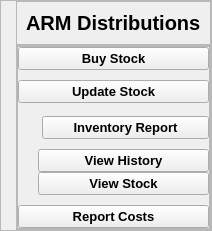
     <widget class="QWidget" name="LeftMenu" native="true">
      <layout class="QVBoxLayout" name="verticalLayout_10">
       <property name="spacing">
        <number>0</number>
       </property>
       <property name="leftMargin">
        <number>0</number>
       </property>
       <property name="topMargin">
        <number>0</number>
       </property>
       <property name="rightMargin">
        <number>0</number>
       </property>
       <property name="bottomMargin">
        <number>0</number>
       </property>
       <item>
        <widget class="QFrame" name="frame_8">
         <property name="frameShape">
          <enum>QFrame::StyledPanel</enum>
         </property>
         <property name="frameShadow">
          <enum>QFrame::Raised</enum>
         </property>
         <layout class="QVBoxLayout" name="verticalLayout_11">
          <property name="spacing">
           <number>0</number>
          </property>
          <property name="leftMargin">
           <number>15</number>
          </property>
          <property name="topMargin">
           <number>0</number>
          </property>
          <property name="rightMargin">
           <number>0</number>
          </property>
          <property name="bottomMargin">
           <number>0</number>
          </property>
          <item alignment="Qt::AlignTop">
           <widget class="QFrame" name="frame_9">
            <property name="font">
             <font>
              <pointsize>15</pointsize>
              <weight>75</weight>
              <bold>true</bold>
             </font>
            </property>
            <property name="frameShape">
             <enum>QFrame::StyledPanel</enum>
            </property>
            <property name="frameShadow">
             <enum>QFrame::Raised</enum>
            </property>
            <layout class="QHBoxLayout" name="horizontalLayout_10">
             <item>
              <widget class="QLabel" name="label_7">
               <property name="font">
                <font>
                 <pointsize>15</pointsize>
                 <weight>75</weight>
                 <bold>true</bold>
                </font>
               </property>
               <property name="text">
                <string>ARM Distributions</string>
               </property>
              </widget>
             </item>
            </layout>
           </widget>
          </item>
          <item>
           <widget class="QFrame" name="frame_10">
            <property name="sizePolicy">
             <sizepolicy hsizetype="Preferred" vsizetype="Expanding">
              <horstretch>0</horstretch>
              <verstretch>0</verstretch>
             </sizepolicy>
            </property>
            <property name="frameShape">
             <enum>QFrame::StyledPanel</enum>
            </property>
            <property name="frameShadow">
             <enum>QFrame::Raised</enum>
            </property>
            <layout class="QVBoxLayout" name="verticalLayout_13">
             <property name="spacing">
              <number>0</number>
             </property>
             <property name="leftMargin">
              <number>0</number>
             </property>
             <property name="topMargin">
              <number>0</number>
             </property>
             <property name="rightMargin">
              <number>0</number>
             </property>
             <property name="bottomMargin">
              <number>0</number>
             </property>
             <item alignment="Qt::AlignTop">
              <widget class="QFrame" name="frame_11">
               <property name="frameShape">
                <enum>QFrame::StyledPanel</enum>
               </property>
               <property name="frameShadow">
                <enum>QFrame::Raised</enum>
               </property>
               <layout class="QVBoxLayout" name="verticalLayout_12">
                <property name="spacing">
                 <number>10</number>
                </property>
                <property name="leftMargin">
                 <number>0</number>
                </property>
                <property name="topMargin">
                 <number>0</number>
                </property>
                <property name="rightMargin">
                 <number>0</number>
                </property>
                <property name="bottomMargin">
                 <number>0</number>
                </property>
                <item>
                 <widget class="QPushButton" name="btnBuyStock">
                  <property name="font">
                   <font>
                    <pointsize>10</pointsize>
                    <weight>75</weight>
                    <bold>true</bold>
                   </font>
                  </property>
                  <property name="text">
                   <string>Buy Stock</string>
                  </property>
                  <property name="icon">
                   <iconset resource="../../Mid_Term_Project/Code_Mid_Project/cs261f22pid22/resources.qrc">
                    <normaloff>:/blackicons/Graphics/featherBlack/home.svg</normaloff>:/blackicons/Graphics/featherBlack/home.svg</iconset>
                  </property>
                  <property name="iconSize">
                   <size>
                    <width>24</width>
                    <height>24</height>
                   </size>
                  </property>
                 </widget>
                </item>
                <item>
                 <widget class="QPushButton" name="btnUpdateStock">
                  <property name="font">
                   <font>
                    <family>Segoe UI</family>
                    <pointsize>10</pointsize>
                    <weight>75</weight>
                    <bold>true</bold>
                   </font>
                  </property>
                  <property name="text">
                   <string>Update Stock</string>
                  </property>
                  <property name="icon">
                   <iconset resource="../../Mid_Term_Project/Code_Mid_Project/cs261f22pid22/resources.qrc">
                    <normaloff>:/blackicons/Graphics/featherBlack/framer.svg</normaloff>:/blackicons/Graphics/featherBlack/framer.svg</iconset>
                  </property>
                  <property name="iconSize">
                   <size>
                    <width>24</width>
                    <height>24</height>
                   </size>
                  </property>
                 </widget>
                </item>
                <item>
                 <widget class="QWidget" name="widget_Inventory_dropdown" native="true">
                  <layout class="QHBoxLayout" name="horizontalLayout_22">
                   <property name="spacing">
                    <number>0</number>
                   </property>
                   <property name="leftMargin">
                    <number>0</number>
                   </property>
                   <property name="topMargin">
                    <number>3</number>
                   </property>
                   <property name="rightMargin">
                    <number>0</number>
                   </property>
                   <property name="bottomMargin">
                    <number>0</number>
                   </property>
                   <item>
                    <widget class="QLabel" name="label_31">
                     <property name="maximumSize">
                      <size>
                       <width>24</width>
                       <height>24</height>
                      </size>
                     </property>
                     <property name="text">
                      <string/>
                     </property>
                     <property name="pixmap">
                      <pixmap resource="../../Mid_Term_Project/Code_Mid_Project/cs261f22pid22/resources.qrc">:/blackicons/Graphics/featherBlack/trello.svg</pixmap>
                     </property>
                    </widget>
                   </item>
                   <item>
                    <widget class="QPushButton" name="btn_Inventory_Report">
                     <property name="font">
                      <font>
                       <pointsize>10</pointsize>
                       <weight>75</weight>
                       <bold>true</bold>
                      </font>
                     </property>
                     <property name="layoutDirection">
                      <enum>Qt::RightToLeft</enum>
                     </property>
                     <property name="text">
                      <string>Inventory Report</string>
                     </property>
                     <property name="icon">
                      <iconset resource="../../Mid_Term_Project/Code_Mid_Project/cs261f22pid22/resources.qrc">
                       <normaloff>:/blackicons/Graphics/featherBlack/chevron-right.svg</normaloff>:/blackicons/Graphics/featherBlack/chevron-right.svg</iconset>
                     </property>
                     <property name="checkable">
                      <bool>true</bool>
                     </property>
                    </widget>
                   </item>
                  </layout>
                 </widget>
                </item>
                <item>
                 <widget class="QWidget" name="widget_13" native="true">
                  <layout class="QVBoxLayout" name="verticalLayout_21">
                   <property name="spacing">
                    <number>0</number>
                   </property>
                   <property name="leftMargin">
                    <number>20</number>
                   </property>
                   <property name="topMargin">
                    <number>0</number>
                   </property>
                   <property name="rightMargin">
                    <number>0</number>
                   </property>
                   <property name="bottomMargin">
                    <number>0</number>
                   </property>
                   <item>
                    <widget class="QPushButton" name="btn_view_History">
                     <property name="font">
                      <font>
                       <pointsize>10</pointsize>
                       <weight>75</weight>
                       <bold>true</bold>
                      </font>
                     </property>
                     <property name="text">
                      <string>View History</string>
                     </property>
                     <property name="icon">
                      <iconset resource="../../Mid_Term_Project/Code_Mid_Project/cs261f22pid22/resources.qrc">
                       <normaloff>:/blackicons/Graphics/featherBlack/clipboard.svg</normaloff>:/blackicons/Graphics/featherBlack/clipboard.svg</iconset>
                     </property>
                     <property name="iconSize">
                      <size>
                       <width>24</width>
                       <height>20</height>
                      </size>
                     </property>
                    </widget>
                   </item>
                   <item>
                    <widget class="QPushButton" name="btn_View_Stock">
                     <property name="font">
                      <font>
                       <pointsize>10</pointsize>
                       <weight>75</weight>
                       <bold>true</bold>
                      </font>
                     </property>
                     <property name="text">
                      <string>View Stock</string>
                     </property>
                     <property name="icon">
                      <iconset resource="../../Mid_Term_Project/Code_Mid_Project/cs261f22pid22/resources.qrc">
                       <normaloff>:/blackicons/Graphics/featherBlack/database.svg</normaloff>:/blackicons/Graphics/featherBlack/database.svg</iconset>
                     </property>
                     <property name="iconSize">
                      <size>
                       <width>24</width>
                       <height>20</height>
                      </size>
                     </property>
                    </widget>
                   </item>
                  </layout>
                 </widget>
                </item>
                <item>
                 <widget class="QPushButton" name="btn_Report_Cost">
                  <property name="font">
                   <font>
                    <pointsize>10</pointsize>
                    <weight>75</weight>
                    <bold>true</bold>
                   </font>
                  </property>
                  <property name="text">
                   <string>Report Costs</string>
                  </property>
                  <property name="icon">
                   <iconset resource="../../Mid_Term_Project/Code_Mid_Project/cs261f22pid22/resources.qrc">
                    <normaloff>:/blackicons/Graphics/featherBlack/dollar-sign.svg</normaloff>:/blackicons/Graphics/featherBlack/dollar-sign.svg</iconset>
                  </property>
                  <property name="iconSize">
                   <size>
                    <width>24</width>
                    <height>24</height>
                   </size>
                  </property>
                 </widget>
                </item>
               </layout>
              </widget>
             </item>
            </layout>
           </widget>
          </item>
         </layout>
        </widget>
       </item>
      </layout>
     </widget>
